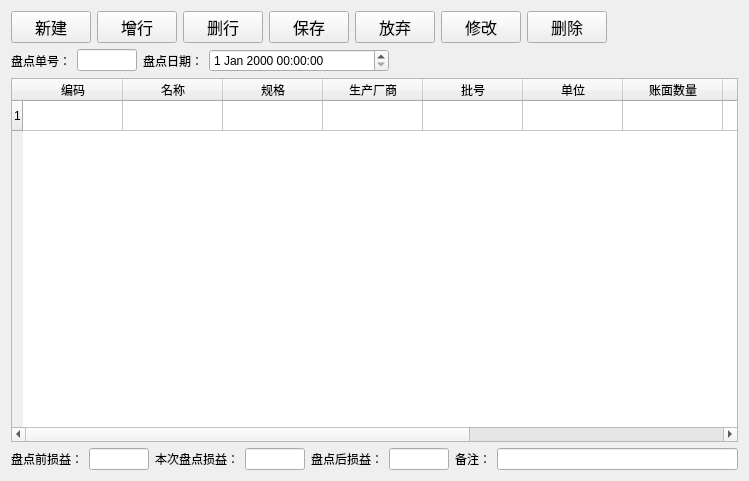
<?xml version="1.0" encoding="UTF-8"?>
<ui version="4.0">
 <class>PharmacyCheck</class>
 <widget class="QWidget" name="PharmacyCheck">
  <property name="geometry">
   <rect>
    <x>0</x>
    <y>0</y>
    <width>749</width>
    <height>481</height>
   </rect>
  </property>
  <property name="windowTitle">
   <string>药品盘点</string>
  </property>
  <layout class="QVBoxLayout" name="verticalLayout">
   <item>
    <layout class="QHBoxLayout" name="horizontalLayout_2">
     <item>
      <widget class="QPushButton" name="addButton">
       <property name="sizePolicy">
        <sizepolicy hsizetype="Fixed" vsizetype="Fixed">
         <horstretch>0</horstretch>
         <verstretch>0</verstretch>
        </sizepolicy>
       </property>
       <property name="font">
        <font>
         <family>Agency FB</family>
         <pointsize>12</pointsize>
        </font>
       </property>
       <property name="text">
        <string>新建</string>
       </property>
      </widget>
     </item>
     <item>
      <widget class="QPushButton" name="addRowButton">
       <property name="sizePolicy">
        <sizepolicy hsizetype="Fixed" vsizetype="Fixed">
         <horstretch>0</horstretch>
         <verstretch>0</verstretch>
        </sizepolicy>
       </property>
       <property name="font">
        <font>
         <family>Agency FB</family>
         <pointsize>12</pointsize>
        </font>
       </property>
       <property name="text">
        <string>增行</string>
       </property>
      </widget>
     </item>
     <item>
      <widget class="QPushButton" name="deleteRowButton">
       <property name="sizePolicy">
        <sizepolicy hsizetype="Fixed" vsizetype="Fixed">
         <horstretch>0</horstretch>
         <verstretch>0</verstretch>
        </sizepolicy>
       </property>
       <property name="font">
        <font>
         <family>Agency FB</family>
         <pointsize>12</pointsize>
        </font>
       </property>
       <property name="text">
        <string>删行</string>
       </property>
      </widget>
     </item>
     <item>
      <widget class="QPushButton" name="saveButton">
       <property name="sizePolicy">
        <sizepolicy hsizetype="Fixed" vsizetype="Fixed">
         <horstretch>0</horstretch>
         <verstretch>0</verstretch>
        </sizepolicy>
       </property>
       <property name="font">
        <font>
         <family>Agency FB</family>
         <pointsize>12</pointsize>
        </font>
       </property>
       <property name="text">
        <string>保存</string>
       </property>
      </widget>
     </item>
     <item>
      <widget class="QPushButton" name="discardButton">
       <property name="sizePolicy">
        <sizepolicy hsizetype="Fixed" vsizetype="Fixed">
         <horstretch>0</horstretch>
         <verstretch>0</verstretch>
        </sizepolicy>
       </property>
       <property name="font">
        <font>
         <family>Agency FB</family>
         <pointsize>12</pointsize>
        </font>
       </property>
       <property name="text">
        <string>放弃</string>
       </property>
      </widget>
     </item>
     <item>
      <widget class="QPushButton" name="editButton">
       <property name="sizePolicy">
        <sizepolicy hsizetype="Fixed" vsizetype="Fixed">
         <horstretch>0</horstretch>
         <verstretch>0</verstretch>
        </sizepolicy>
       </property>
       <property name="font">
        <font>
         <family>Agency FB</family>
         <pointsize>12</pointsize>
        </font>
       </property>
       <property name="text">
        <string>修改</string>
       </property>
      </widget>
     </item>
     <item>
      <widget class="QPushButton" name="deleteButton">
       <property name="sizePolicy">
        <sizepolicy hsizetype="Fixed" vsizetype="Fixed">
         <horstretch>0</horstretch>
         <verstretch>0</verstretch>
        </sizepolicy>
       </property>
       <property name="font">
        <font>
         <family>Agency FB</family>
         <pointsize>12</pointsize>
        </font>
       </property>
       <property name="text">
        <string>删除</string>
       </property>
      </widget>
     </item>
     <item>
      <spacer name="horizontalSpacer">
       <property name="orientation">
        <enum>Qt::Horizontal</enum>
       </property>
       <property name="sizeHint" stdset="0">
        <size>
         <width>40</width>
         <height>20</height>
        </size>
       </property>
      </spacer>
     </item>
    </layout>
   </item>
   <item>
    <layout class="QHBoxLayout" name="horizontalLayout">
     <item>
      <widget class="QLabel" name="label">
       <property name="text">
        <string>盘点单号：</string>
       </property>
      </widget>
     </item>
     <item>
      <widget class="QLineEdit" name="lineEdit_CheckNo">
       <property name="maximumSize">
        <size>
         <width>60</width>
         <height>16777215</height>
        </size>
       </property>
      </widget>
     </item>
     <item>
      <widget class="QLabel" name="label_5">
       <property name="text">
        <string>盘点日期：</string>
       </property>
      </widget>
     </item>
     <item>
      <widget class="QDateTimeEdit" name="dateTimeEdit">
       <property name="sizePolicy">
        <sizepolicy hsizetype="Expanding" vsizetype="Fixed">
         <horstretch>0</horstretch>
         <verstretch>0</verstretch>
        </sizepolicy>
       </property>
       <property name="maximumSize">
        <size>
         <width>180</width>
         <height>16777215</height>
        </size>
       </property>
      </widget>
     </item>
     <item>
      <spacer name="horizontalSpacer_2">
       <property name="orientation">
        <enum>Qt::Horizontal</enum>
       </property>
       <property name="sizeHint" stdset="0">
        <size>
         <width>40</width>
         <height>20</height>
        </size>
       </property>
      </spacer>
     </item>
    </layout>
   </item>
   <item>
    <widget class="QTableWidget" name="tableWidget">
     <property name="sortingEnabled">
      <bool>true</bool>
     </property>
     <attribute name="verticalHeaderShowSortIndicator" stdset="0">
      <bool>false</bool>
     </attribute>
     <attribute name="verticalHeaderStretchLastSection">
      <bool>false</bool>
     </attribute>
     <row>
      <property name="text">
       <string>1</string>
      </property>
     </row>
     <column>
      <property name="text">
       <string>编码</string>
      </property>
      <property name="font">
       <font>
        <pointsize>9</pointsize>
       </font>
      </property>
     </column>
     <column>
      <property name="text">
       <string>名称</string>
      </property>
     </column>
     <column>
      <property name="text">
       <string>规格</string>
      </property>
     </column>
     <column>
      <property name="text">
       <string>生产厂商</string>
      </property>
     </column>
     <column>
      <property name="text">
       <string>批号</string>
      </property>
     </column>
     <column>
      <property name="text">
       <string>单位</string>
      </property>
     </column>
     <column>
      <property name="text">
       <string>账面数量</string>
      </property>
     </column>
     <column>
      <property name="text">
       <string>盘点数量</string>
      </property>
     </column>
     <column>
      <property name="text">
       <string>盈亏数量</string>
      </property>
     </column>
     <column>
      <property name="text">
       <string>零售单价</string>
      </property>
     </column>
     <column>
      <property name="text">
       <string>损益金额</string>
      </property>
     </column>
    </widget>
   </item>
   <item>
    <layout class="QHBoxLayout" name="horizontalLayout_3">
     <item>
      <widget class="QLabel" name="label_14">
       <property name="text">
        <string>盘点前损益：</string>
       </property>
      </widget>
     </item>
     <item>
      <widget class="QLineEdit" name="lineEdit_PreProfit">
       <property name="sizePolicy">
        <sizepolicy hsizetype="Expanding" vsizetype="Fixed">
         <horstretch>0</horstretch>
         <verstretch>0</verstretch>
        </sizepolicy>
       </property>
       <property name="maximumSize">
        <size>
         <width>60</width>
         <height>16777215</height>
        </size>
       </property>
      </widget>
     </item>
     <item>
      <widget class="QLabel" name="label_15">
       <property name="text">
        <string>本次盘点损益：</string>
       </property>
      </widget>
     </item>
     <item>
      <widget class="QLineEdit" name="lineEdit_CurProfit">
       <property name="sizePolicy">
        <sizepolicy hsizetype="Expanding" vsizetype="Fixed">
         <horstretch>0</horstretch>
         <verstretch>0</verstretch>
        </sizepolicy>
       </property>
       <property name="maximumSize">
        <size>
         <width>60</width>
         <height>16777215</height>
        </size>
       </property>
       <property name="text">
        <string/>
       </property>
      </widget>
     </item>
     <item>
      <widget class="QLabel" name="label_17">
       <property name="text">
        <string>盘点后损益：</string>
       </property>
      </widget>
     </item>
     <item>
      <widget class="QLineEdit" name="lineEdit_AftProfit">
       <property name="maximumSize">
        <size>
         <width>60</width>
         <height>16777215</height>
        </size>
       </property>
      </widget>
     </item>
     <item>
      <widget class="QLabel" name="label_16">
       <property name="text">
        <string>备注：</string>
       </property>
      </widget>
     </item>
     <item>
      <widget class="QLineEdit" name="lineEdit_Remark"/>
     </item>
    </layout>
   </item>
  </layout>
 </widget>
 <layoutdefault spacing="6" margin="11"/>
 <resources/>
 <connections/>
</ui>
